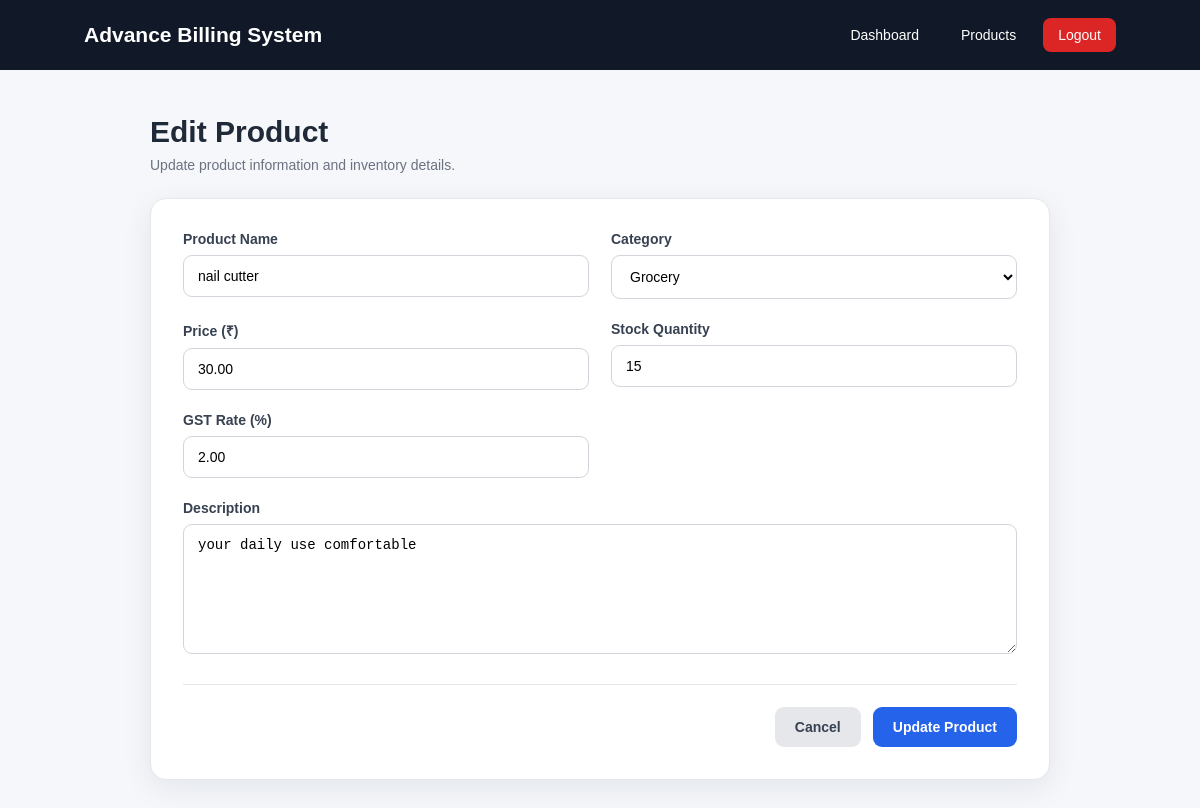
/products/edit/1/ (signed in), run on the app's committed database.
### billing/models.py (models this page shows, shortened)
class Product(models.Model):
    CATEGORY_CHOICES = [
        ("Electronics", "Electronics"),
        ("Grocery", "Grocery"),
        ("Clothing", "Clothing"),
        ("Furniture", "Furniture"),
        ("Stationery", "Stationery"),
        ("Medicine", "Medicine"),
        ("Food", "Food"),
        ("Other", "Other"),
    ]
    name = models.CharField(
        max_length=150
    )
    category = models.CharField(
        max_length=50,
        choices=CATEGORY_CHOICES
    )
    price = models.DecimalField(
        max_digits=10,
        decimal_places=2
    )
    stock = models.PositiveIntegerField(
        default=0
    )
    gst_rate = models.DecimalField(
        max_digits=5,
        decimal_places=2,
        default=0
    )
    description = models.TextField(
        blank=True
    )
    created_at = models.DateTimeField(
        auto_now_add=True
    )
    updated_at = models.DateTimeField(
        auto_now=True
    )
    class Meta:
        ordering = ["-created_at"]
        verbose_name = "Product"
        verbose_name_plural = "Products"

### billing/views.py (the view, shortened to what this page needs)
@login_required
def edit_product(request, product_id):
    try:
        product = Product.objects.get(id=product_id)
    except Product.DoesNotExist:
        messages.error(request, "Product not found.")
        return redirect("product_list")
    return render(
        request,
        "edit_product.html",
        {
            "product": product,
            "categories": Product.CATEGORY_CHOICES,
        }
    )

### templates/edit_product.html (shortened to what this page needs)
<!DOCTYPE html>
<html lang="en">
<head>
</head>
<body>
<nav class="navbar">
    <div class="brand">
        Advance Billing System
    </div>
    <div class="nav-right">
        <a
            href="{% url 'distributor_dashboard' %}"
            class="nav-link"
        >
            Dashboard
        </a>
        <a
            href="{% url 'product_list' %}"
            class="nav-link"
        >
            Products
        </a>
        <a
            href="{% url 'user_logout' %}"
            class="nav-link logout"
        >
            Logout
        </a>
    </div>
</nav>
<main class="container">
    <div class="page-header">
        <h1>
            Edit Product
        </h1>
        <p>
            Update product information and inventory details.
        </p>
    </div>
    <div class="card">
        <form
            method="POST"
            id="editProductForm"
            novalidate
        >
            <div class="form-grid">
                <div class="form-group">
                    <label for="name">
                        Product Name
                    </label>
                    <input
                        type="text"
                        id="name"
                        name="name"
                        value="{{ form_name|default:product.name }}"
                        placeholder="Enter product name"
                        maxlength="150"
                    >
                </div>
                <div class="form-group">
                    <label for="category">
                        Category
                    </label>
                    <select
                        id="category"
                        name="category"
                    >
                        {% for value, label in categories %}
                            <option
                                value="{{ value }}"
                                {% if form_category|default:product.category == value %}
                                    selected
                                {% endif %}
                            >
                                {{ label }}
                            </option>
                        {% endfor %}
                    </select>
                </div>
                <div class="form-group">
                    <label for="price">
                        Price (₹)
                    </label>
                    <input
                        type="number"
                        id="price"
                        name="price"
                        value="{{ form_price|default:product.price }}"
                        placeholder="Enter price"
                        min="0.01"
                        step="0.01"
                    >
                </div>
                <div class="form-group">
                    <label for="stock">
                        Stock Quantity
                    </label>
                    <input
                        type="number"
                        id="stock"
                        name="stock"
                        value="{{ form_stock|default:product.stock }}"
                        placeholder="Enter stock quantity"
                        min="0"
                        step="1"
                    >
                </div>
                <div class="form-group">
                    <label for="gst_rate">
                        GST Rate (%)
                    </label>
                    <input
                        type="number"
                        id="gst_rate"
                        name="gst_rate"
                        value="{{ form_gst_rate|default:product.gst_rate }}"
                        placeholder="Enter GST rate"
                        min="0"
                        max="100"
                        step="0.01"
                    >
                </div>
                <div class="form-group full-width">
                    <label for="description">
                        Description
                    </label>
                    <textarea
                        id="description"
                        name="description"
                        placeholder="Enter product description"
                    >{{ form_description|default:product.description }}</textarea>
                </div>
            </div>
            <div class="actions">
                <a
                    href="{% url 'product_list' %}"
                    class="btn btn-secondary"
                >
                    Cancel
                </a>
                <button
                    type="submit"
                    class="btn btn-primary"
                >
                    Update Product
                </button>
            </div>
        </form>
    </div>
</main>
</body>
</html>

### templates/edit_product.html (style rules this page uses)
* { margin: 0; padding: 0; box-sizing: border-box; }
body { font-family: Arial, Helvetica, sans-serif; background: #f5f7fb; color: #1f2937; }
.navbar { background: #111827; color: white; padding: 18px 7%; display: flex; align-items: center; justify-content: space-between; gap: 20px; }
.brand { font-size: 21px; font-weight: 700; }
.nav-right { display: flex; align-items: center; gap: 12px; }
.nav-link { color: white; text-decoration: none; padding: 9px 15px; border-radius: 8px; font-size: 14px; }
.logout { background: #dc2626; }
.container { width: 92%; max-width: 900px; margin: 45px auto; }
.page-header { margin-bottom: 25px; }
.page-header h1 { font-size: 30px; margin-bottom: 8px; }
.page-header p { color: #6b7280; font-size: 14px; }
.card { background: white; border-radius: 16px; padding: 32px; box-shadow: 0 8px 30px rgba(15, 23, 42, 0.08); border: 1px solid #e5e7eb; }
.form-grid { display: grid; grid-template-columns: repeat(2, minmax(0, 1fr)); gap: 22px; }
.form-group { display: flex; flex-direction: column; }
.full-width { grid-column: 1 / -1; }
label { font-size: 14px; font-weight: 600; margin-bottom: 8px; color: #374151; }
input, select, textarea { width: 100%; padding: 12px 14px; border: 1px solid #d1d5db; border-radius: 9px; font-size: 14px; outline: none; background: white; transition: 0.2s; }
textarea { min-height: 130px; resize: vertical; }
.actions { display: flex; justify-content: flex-end; gap: 12px; margin-top: 30px; padding-top: 22px; border-top: 1px solid #e5e7eb; }
.btn { border: none; text-decoration: none; cursor: pointer; padding: 12px 20px; border-radius: 9px; font-size: 14px; font-weight: 600; transition: 0.2s; }
.btn-primary { background: #2563eb; color: white; }
.btn-secondary { background: #e5e7eb; color: #374151; }

### data on the page
Product: name "nail cutter", category "Grocery", price "30.00", stock "15", gst_rate "2.00", description "your daily use comfortable"
